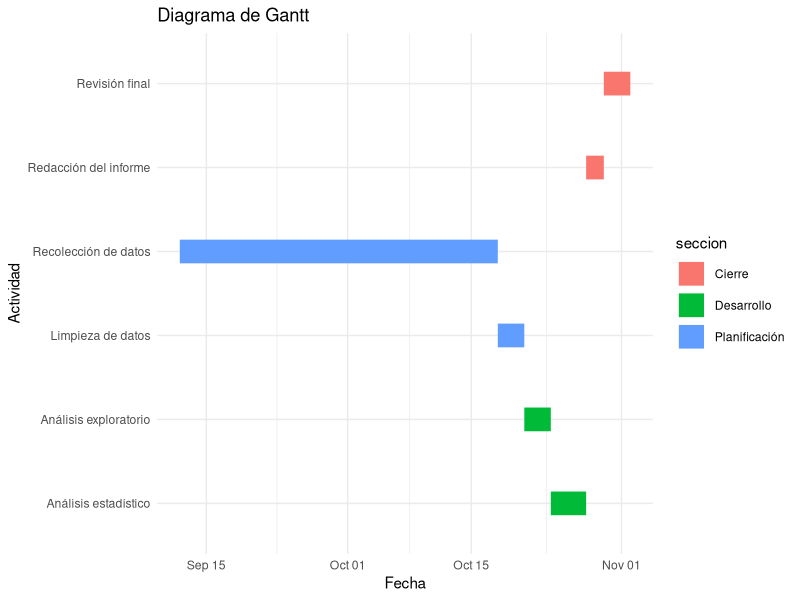
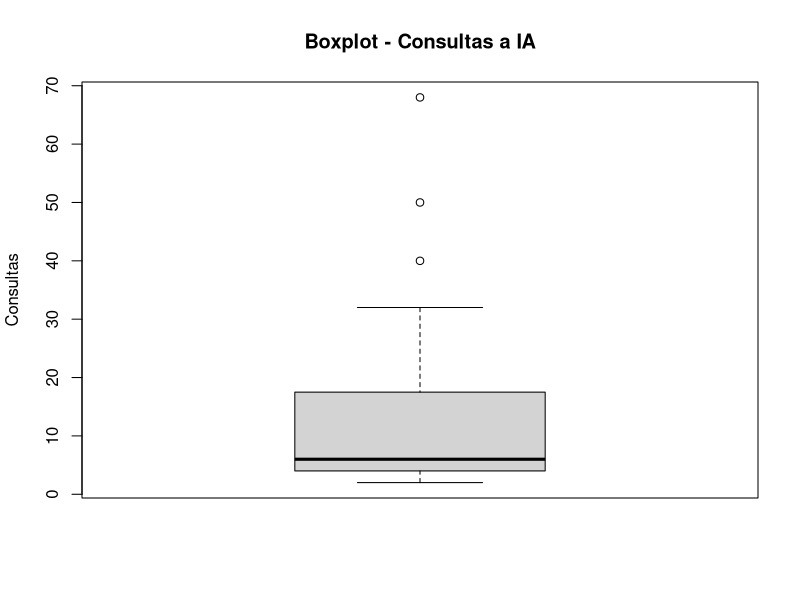
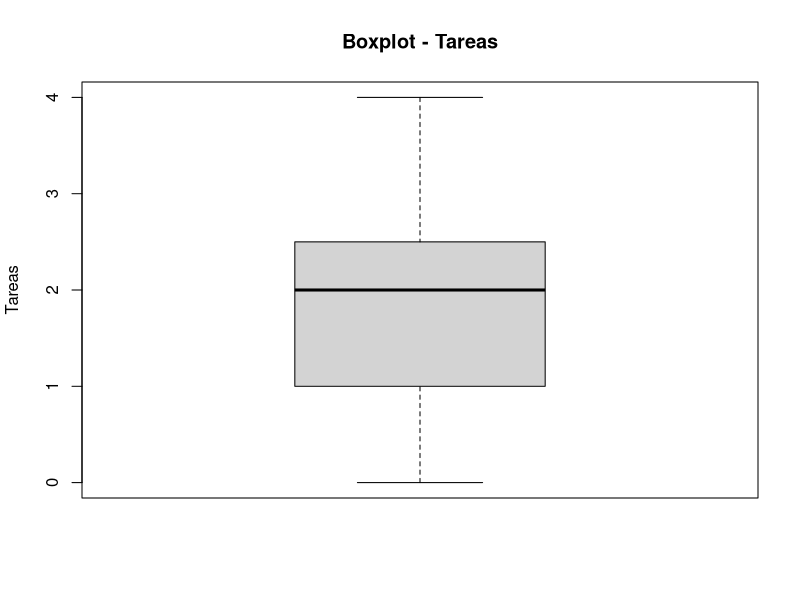
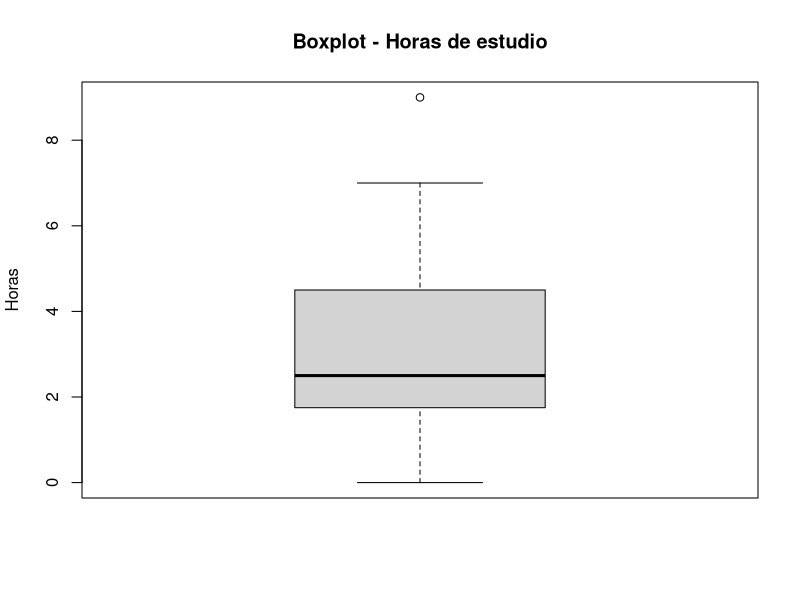
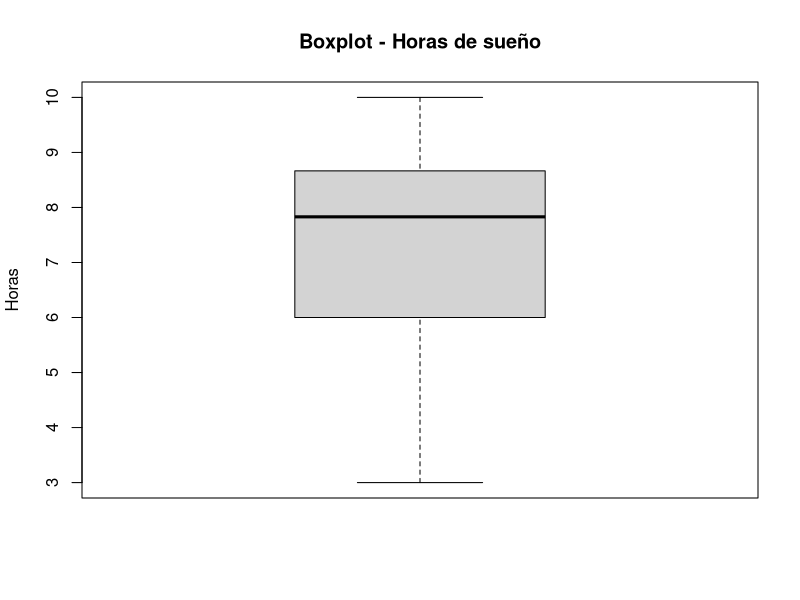
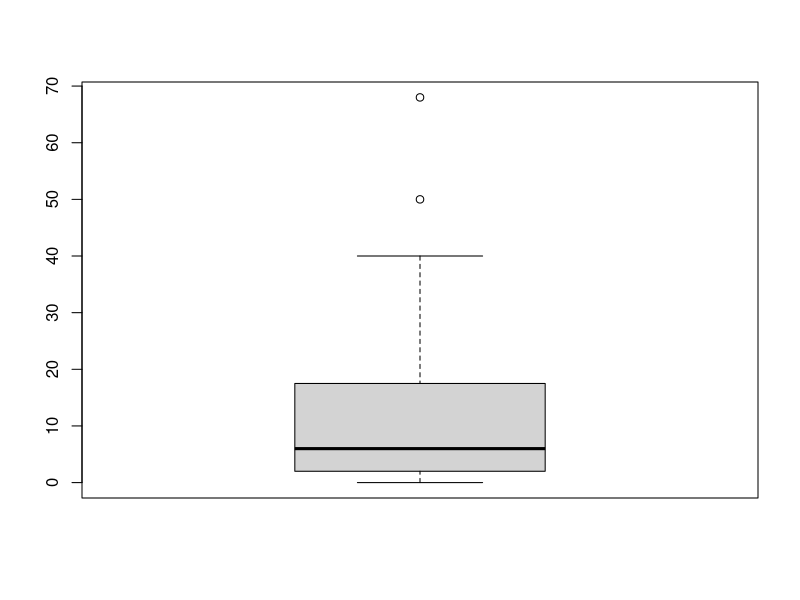
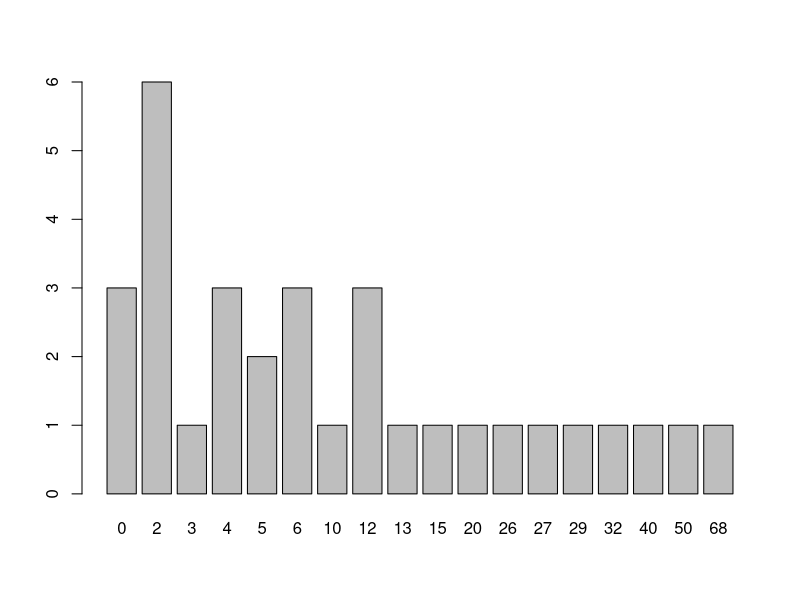
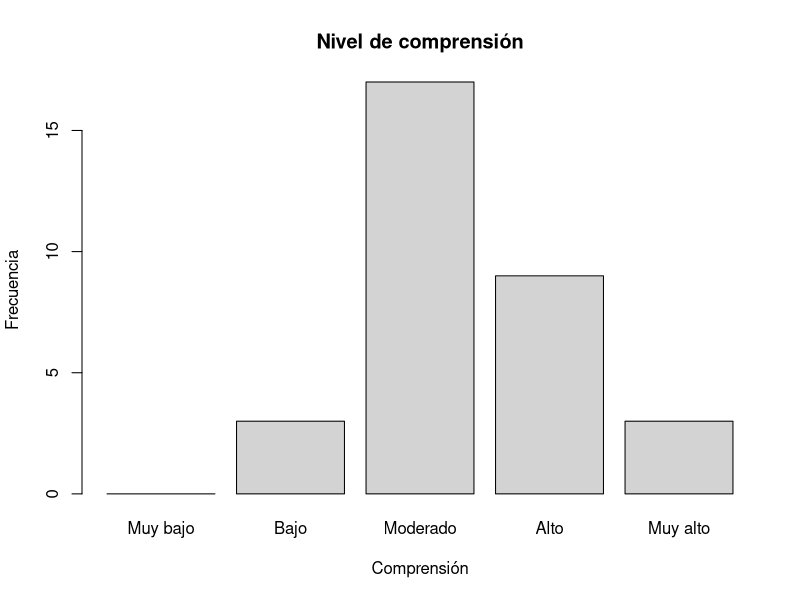

These charts were generated, in order, by the following R code:
## ---- chunk 1
library(ggplot2)

tareas <- data.frame(
  tarea = c(
    "Recolección de datos",
    "Limpieza de datos",
    "Análisis exploratorio",
    "Análisis estadístico",
    "Redacción del informe",
    "Revisión final"
  ),
  inicio = as.Date(c(
    "2026-09-12", "2026-10-18", "2026-10-21", "2026-10-24", "2026-10-28", "2026-10-30"  # TODO: completar fechas "YYYY-MM-DD"
  )),
  fin = as.Date(c(
    "2026-10-18", "2026-10-21", "2026-10-24", "2026-10-28", "2026-10-30", "2026-11-02"  # TODO: completar fechas "YYYY-MM-DD"
  )),
  seccion = c(
    "Planificación",
    "Planificación",
    "Desarrollo",
    "Desarrollo",
    "Cierre",
    "Cierre"
  )
)

ggplot(tareas,
       aes(x = inicio,
           xend = fin,
           y = tarea,
           yend = tarea,
           color = seccion)) +
  geom_segment(linewidth = 8) +
  labs(title = "Diagrama de Gantt",
       x = "Fecha",
       y = "Actividad") +
  theme_minimal()
## ---- chunk 2
library(readr)
library(dplyr)
library(tidyverse)
library(ggplot2)

DF <- read_csv("RespuestasDiario.csv")
## ---- chunk 3
names(DF)
DFL <- DF
## ---- chunk 4
DFL %>% rename(hora = `Marca temporal`
               , consultas = `¿Cuántas consultas a una IA realizaste hoy?`
               , uso = `¿Cuál fue el uso principal que le diste a la IA hoy?`
               , satisfaccion = `¿Qué nivel de satisfacción tienes con tu avance académico de hoy?`
               , tareas = `¿En cuántas tareas de hoy el uso de la IA te ahorró tiempo?`
               , curso = `¿Cuál es el código del curso sobre el que hiciste la mayoría de tus consultas a la IA hoy?`
               , estudio = `¿Cuántas horas efectivas de estudio acumulaste el día de hoy?`
               , sueno = `¿Cuántas horas dormiste la noche pasada?`
               , comprension = `¿Qué nivel de comprensión tuviste de las actividades académicas que realizaste hoy?`
               , email = `Dirección de correo electrónico`) -> DFL
## ---- chunk 5
DFL <- DFL[, c("hora", "consultas", "uso", "satisfaccion", "tareas", "curso", "estudio", "sueno", "comprension", "email")]
names(DFL)
## ---- chunk 6
DFAuxiliar <- read_csv("CorreosGrupo.csv")
## ---- chunk 7
DFL <- inner_join(DFL, DFAuxiliar, by = "email")
## ---- chunk 8
head(DFL[c("hora", "email", "Grupo")])
## ---- chunk 9
dim(DFL)
head(DFL)
sapply(DFL, class)
## ---- chunk 10
colSums(is.na(DFL))
## ---- chunk 11
round(colSums(is.na(DFL)) / nrow(DFL) * 100, 2)
## ---- chunk 12
sum(DFL$consultas == 0, na.rm = TRUE)
## ---- chunk 13
sum(DFL$tareas == 0, na.rm = TRUE)
## ---- chunk 14
sum(DFL$estudio == 0, na.rm = TRUE)
## ---- chunk 15
sum(DFL$sueno == 0, na.rm = TRUE)
## ---- chunk 16
length(unique(DFL$comprension))
unique(DFL$comprension)
## ---- chunk 17
length(unique(DFL$sueno))
unique(DFL$sueno)
## ---- chunk 18
length(unique(DFL$estudio))
unique(DFL$estudio)
## ---- chunk 19
length(unique(DFL$curso))
unique(DFL$curso)
## ---- chunk 20
length(unique(DFL$tareas))
unique(DFL$tareas)
## ---- chunk 21
length(unique(DFL$satisfaccion))
unique(DFL$satisfaccion)
## ---- chunk 22
length(unique(DFL$uso))
unique(DFL$uso)
## ---- chunk 23
length(unique(DFL$consultas))
unique(DFL$consultas)
## ---- chunk 24

#Se hace el filtrado por horas teniendo en cuenta que se guarda en el formato de 24 horas por lo que solo acotamos desde 21.5 osea 9:30 

DFL1<-DFL%>%filter(!(((hour(dmy_hms(hora)) + minute(dmy_hms(hora))/60) < 21.5))) %>% 

# en caso de superesswarnings es para evitar que arroje errores en consultas debido a que permite ingreso de datos vacios por lo que se trata de convertir a numero y de ahi vemos si es NA e inviertiendo mediante ! para quedarnos con los que si cumplan eso  
  
filter(!is.na(suppressWarnings(as.numeric(consultas))), 

# Repetimos el mismo tipo de filtrado con respecto a la variable tareas, sueno y estudio 

!is.na(suppressWarnings(as.numeric(tareas))),                                   
!is.na(suppressWarnings(as.numeric(estudio))),                           !is.na(suppressWarnings(as.numeric(sueno))))%>% 
  
#verificamos que las consultas y tareas sean numeros enteros 

filter(as.numeric(consultas)%%1==0, 
       as.numeric(tareas)%%1==0)

## ---- chunk 25
  DF2<-DFL1%>%mutate(
  uso_= chartr("áéíóúÁÉÍÓÚ", "aeiouAEIOU", tolower(uso)),
  usoC= str_detect(uso_,regex("\\b(ia|no|use|ningun[oa])\\b",ignore_case = TRUE)),
  cursoC = is.na(curso) | str_detect(curso, "^[ -]*$") | 
  str_detect(curso, "^[A-Za-z]{2}\\d{4}$"),
  filtro=!usoC&cursoC&(as.numeric(consultas)>0|as.numeric(tareas)>0),
  uso = if_else(filtro, uso,NA_character_),
  consultas=if_else(filtro,consultas,NA_integer_),   
  tareas= if_else(filtro,tareas,NA_integer_),
  curso = if_else(filtro,curso,NA_character_)

  ) %>% select(-filtro, -usoC,-cursoC,-uso_)  
## ---- chunk 26
# Número de consultas a IA
boxplot(DF2$consultas,
        main = "Boxplot - Consultas a IA",
        ylab = "Consultas")

boxplot.stats(DF2$consultas)$out
## ---- chunk 27
# Número de tareas donde la IA ahorró tiempo
boxplot(DF2$tareas,
        main = "Boxplot - Tareas",
        ylab = "Tareas")

boxplot.stats(DF2$tareas)$out
## ---- chunk 28
# Horas efectivas de estudio
boxplot(DF2$estudio,
        main = "Boxplot - Horas de estudio",
        ylab = "Horas")
        
boxplot.stats(DF2$estudio)$out
## ---- chunk 29
# Horas de sueño
boxplot(DF2$sueno,
        main = "Boxplot - Horas de sueño",
        ylab = "Horas")

boxplot.stats(DF2$sueno)$out
## ---- chunk 30
# Variabilidad de las consultas
range(DF2$consultas, na.rm = TRUE)
var(DF2$consultas, na.rm = TRUE)
sd(DF2$consultas, na.rm = TRUE)
IQR(DF2$consultas, na.rm = TRUE)
## ---- chunk 31
# Variabilidad de las tareas
range(DF2$tareas, na.rm = TRUE)
var(DF2$tareas, na.rm = TRUE)
sd(DF2$tareas, na.rm = TRUE)
IQR(DF2$tareas, na.rm = TRUE)
## ---- chunk 32
# Variabilidad de las horas de estudio
range(DF2$estudio, na.rm = TRUE)
var(DF2$estudio, na.rm = TRUE)
sd(DF2$estudio, na.rm = TRUE)
IQR(DF2$estudio, na.rm = TRUE)
## ---- chunk 33
# Variabilidad de las horas de sueño
range(DF2$sueno, na.rm = TRUE)
var(DF2$sueno, na.rm = TRUE)
sd(DF2$sueno, na.rm = TRUE)
IQR(DF2$sueno, na.rm = TRUE)
## ---- chunk 34
# Frecuencia del principal uso de IA
table(DF2$uso)
prop.table(table(DF2$uso)) * 100
## ---- chunk 35
# Frecuencia del nivel de satisfacción
table(DF2$satisfaccion)
prop.table(table(DF2$satisfaccion)) * 100
## ---- chunk 36
# Frecuencia del nivel de comprensión
table(DF2$comprension)
prop.table(table(DF2$comprension)) * 100
## ---- chunk 37
tabla_NA <- data.frame(
  Variable = names(DF2),
  Cantidad_NA = colSums(is.na(DF2)),
  Porcentaje_NA = round(colSums(is.na(DF2)) / nrow(DF2) * 100, 2),
  row.names = NULL
)
tabla_NA
## ---- chunk 38
table(rowSums(is.na(DF2)))
## ---- chunk 39
nrow(DF2)
nrow(na.omit(DF2))
round((1 - nrow(na.omit(DF2)) / nrow(DF2)) * 100, 2)
## ---- chunk 40
DF2[!complete.cases(DF2), c("hora", "email", "consultas", "uso", "tareas", "curso", "estudio", "sueno")]
## ---- chunk 41
# DF2 sale de DFL1 sin filtrar filas, así que ambas bases están alineadas
# podemos recuperar de DFL1 los valores que el Paso 3 convirtió a NA.
nrow(DFL1) == nrow(DF2)

diagnostico <- DF2 %>%
  mutate(
    # Valores originales, antes del Paso 3
    consultas_orig = as.numeric(DFL1$consultas),
    tareas_orig    = as.numeric(DFL1$tareas),
    uso_orig       = as.character(DFL1$uso),
    curso_orig     = as.character(DFL1$curso),

    # ¿El estudiante declaró alguna actividad con IA ese día?
    hubo_actividad = consultas_orig > 0 | tareas_orig > 0,

    # Motivo por el que el registro quedó incompleto
    motivo = case_when(
      !is.na(uso)     ~ "Completo",
      !hubo_actividad ~ "Sin uso de IA",
      TRUE            ~ "Curso fuera de formato"
    )
  )

table(diagnostico$motivo)
## ---- chunk 42
# Perfil de cada grupo según las consultas que realmente declararon
diagnostico %>%
  filter(motivo != "Completo") %>%
  group_by(motivo) %>%
  summarise(
    n = n(),
    consultas_min   = min(consultas_orig),
    consultas_max   = max(consultas_orig),
    consultas_media = round(mean(consultas_orig), 1)
  )
## ---- chunk 43
DF3 <- diagnostico %>%
  mutate(
    # Marca si de verdad usó IA, según el motivo y no según si había NA
    uso_ia = motivo != "Sin uso de IA",

    # Si no usó IA, el valor verdadero es 0 
    # Cuantitativas discretas: 
    consultas = if_else(motivo == "Sin uso de IA", 0, consultas_orig),
    tareas    = if_else(motivo == "Sin uso de IA", 0, tareas_orig),
    # Cualitativa nominal: asignamos una categoría propia
    uso       = if_else(motivo == "Sin uso de IA", "No usó IA", uso_orig),
    uso = factor(uso),

  # Si solo falló el curso, se conservan sus datos reales
  # y únicamente el curso queda marcado como inválido
    curso = case_when(
      motivo == "Sin uso de IA"          ~ "No aplica",
      motivo == "Curso fuera de formato" ~ "Sin código válido",
      TRUE                               ~ curso_orig
    ),

    # Cuantitativas continuas
    estudio = as.numeric(estudio),
    sueno   = as.numeric(sueno),

    # Ordinal, levels imponen el orden
    comprension = factor(comprension,
                         levels = c("Muy bajo", "Bajo", "Moderado", "Alto", "Muy alto"),
                         ordered = TRUE),

    satisfaccion = factor(satisfaccion, levels = 1:5, ordered = TRUE),

    # Identificador: el promedio de un número de grupo no tendría interpretación
    Grupo = factor(Grupo)
  ) %>%
# Se borran las columnas que solo sirvieron para el diagnóstico
  select(-consultas_orig, -tareas_orig, -uso_orig, -curso_orig,
         -hubo_actividad, -motivo)
## ---- chunk 44
# Verificamos que no quede ningún NA ni se hayan perdido filas
sum(is.na(DF3))
nrow(DF3)
table(DF3$uso_ia)
## ---- chunk 45
# Cuántas observaciones sobreviven a cada etapa del proceso
trazabilidad <- data.frame(
  Etapa = c("Base cruda (DF)", "Subset y join (DFL)", "Normalización (DFL1)",
            "Criterios (DF2)", "Gestión de nulos (DF3)"),
  Observaciones = c(nrow(DF), nrow(DFL), nrow(DFL1), nrow(DF2), nrow(DF3))
)
# Qué porcentaje de la base original representa cada etapa
trazabilidad$Retencion <- round(trazabilidad$Observaciones / nrow(DF) * 100, 2)
trazabilidad
## ---- chunk 46
# Mismo diagnóstico del Paso 1, ahora sobre la base limpia.
radiografia <- data.frame(
  Variable = names(DF3),
  Tipo = sapply(DF3, function(x) class(x)[1]),
  NA_total = colSums(is.na(DF3)),
  Porcentaje_NA = round(colSums(is.na(DF3)) / nrow(DF3) * 100, 2),
  Unicos = sapply(DF3, function(x) length(unique(x))),
  row.names = NULL
)
radiografia
## ---- chunk 47
# Conteo de ceros en cada numérica
sum(DF3$consultas == 0)
sum(DF3$tareas == 0)
sum(DF3$estudio == 0)
sum(DF3$sueno == 0)
## ---- chunk 48
# Verificamos que ninguna numérica se salga de los rangos del codebook.

data.frame(
  Variable = c("consultas", "tareas", "estudio", "sueno"),
  Restriccion = c("x >= 0", "x >= 0", "x >= 0", "0 <= x <= 24"),
  Minimo = c(min(DF3$consultas), min(DF3$tareas), min(DF3$estudio), min(DF3$sueno)),
  Maximo = c(max(DF3$consultas), max(DF3$tareas), max(DF3$estudio), max(DF3$sueno)),
  Cumple = c(all(DF3$consultas >= 0), all(DF3$tareas >= 0), all(DF3$estudio >= 0),
             all(DF3$sueno >= 0 & DF3$sueno <= 24))
)
## ---- chunk 49
# Filas idénticas en todas sus columnas
sum(duplicated(DF3))
# El diseño es longitudinal, cada estudiante debe tener un solo registro por día.
DF3 %>%
  mutate(fecha = substr(hora, 1, 10)) %>%
  count(email, fecha) %>%
  filter(n > 1)
## ---- chunk 50
# Observaciones limpias que aportó cada grupo
DF3 %>% count(Grupo)
## ---- chunk 51
# Filtro sobre nuestro grupo
GRUPO <- 6
DF3_grupo <- DF3 %>% filter(Grupo == GRUPO)

nrow(DF3_grupo)
DF3_grupo %>% count(email)
## ---- chunk 52
n_distinct(DF3$email)
## ---- chunk 53
boxplot(DF3$consultas)
## ---- chunk 54
quantile(DF3$consultas, 0.5, na.rm = T, type = 3, )
quantile(DF3$consultas, 0.75, na.rm = T, type = 3, )
## ---- chunk 55
barplot(table(DF3$consultas))
## ---- chunk 56
table(DF3$comprension)
round(prop.table(table(DF3$comprension)) * 100, 2)
round(cumsum(prop.table(table(DF3$comprension))) * 100, 2)
## ---- chunk 57
barplot(table(DF3$comprension),
        main = "Nivel de comprensión",
        xlab = "Comprensión",
        ylab = "Frecuencia",
        col = "lightgray")
## ---- chunk 58
boxplot(DF3$sueno)
## ---- chunk 59
hist(DF3$sueno,
     main = "Horas de sueño",
     xlab = "Horas",
     col = "lightgray",
     ylab = "Frecuencia")
## ---- chunk 60
summary(DF3$sueno)
round(sd(DF3$sueno),2)
IQR(DF3$sueno)
round(sd(DF3$sueno) / mean(DF3$sueno),2) #CV
## ---- chunk 61
boxplot(consultas ~ satisfaccion, data = DF3)
## ---- chunk 62
quantile(DF3$consultas[DF3$satisfaccion == 3], 0.3, na.rm = T, type = 3)
quantile(DF3$consultas[DF3$satisfaccion == 4], 0.3, na.rm = T, type = 3)
quantile(DF3$consultas[DF3$satisfaccion == 5], 0.3, na.rm = T, type = 3)
## ---- chunk 63
cor.test(DF3$consultas,DF3$estudio,method="spearman")
## ---- chunk 64
ggplot(DF3, aes(x = consultas, y = estudio)) +
  geom_point(color = "navy", size = 2.5) +
  labs(
    title = "Consultas vs Estudio",
    x = "consultas",
    y = "estudio"
  )
## ---- chunk 65
DFC <- DF3[DF3$uso_ia == TRUE, ]
DFC$curso <- toupper(DFC$curso)
DFC$uso <- as.character(DFC$uso)
DFC <- DFC[DFC$curso %in% c("CC1105", "CS2031", "CC2101", "CS2013"), ]
DFC <- DFC[DFC$uso %in% c("Resolver ejercicios", "Resumir", "Programar", "Redactar"), ]
nrow(DFC)
## ---- chunk 66
tabla <- table(DFC$curso, DFC$uso)
tabla
round(prop.table(tabla, 1) * 100, 2)
## ---- chunk 67
barplot(t(tabla),
        beside = TRUE,
        legend.text = TRUE,
        main = "Uso de la IA según el curso",
        xlab = "Curso",
        ylab = "Frecuencia")
## ---- chunk 68
mosaicplot(tabla,
           main = "Curso vs. uso de la IA",
           color = TRUE)
## ---- chunk 69
DF3 %>%
  filter(uso_ia) %>%
  mutate(
    uso_g = if_else(uso %in% c("Resolver ejercicios", "Resumir",
                                "Programar", "Redactar", "No usó IA"),
                     as.character(uso), "Otros"),
    ahorro = if_else(tareas == 0, "Sin tareas ahorradas", "Con tareas ahorradas")
  ) %>%
  count(uso_g, ahorro) %>%
  tidyr::pivot_wider(names_from = ahorro, values_from = n, values_fill = 0) %>%
  {
    tabla <- .[, c("uso_g", "Sin tareas ahorradas", "Con tareas ahorradas")]
    m <- t(as.matrix(tabla[, -1]))
    colnames(m) <- tabla$uso_g
    barplot(m,
            main = "Proporción de tareas ahorradas según el uso de IA",
            ylab = "Cantidad de registros",
            xlab = "Uso principal",
            col = c("steelblue", "gray80"),
            legend.text = c("Sin ahorro", "Con ahorro"))
  }
## ---- chunk 70
DF3 %>%
  filter(uso_ia) %>%
  mutate(uso_g = if_else(uso %in% c("Resolver ejercicios", "Resumir",
                                     "Programar", "Redactar", "No usó IA"),
                          as.character(uso), "Otros")) %>%
  group_by(uso_g) %>%
  summarise(
    registros   = n(),
    ta_ahorrada = round(mean(tareas > 0, na.rm = TRUE) * 100, 1)
  ) %>%
  rename(Uso = uso_g)
## ---- chunk 71
boxplot(sueno ~ comprension, data = DF3,
        xlab = "comprension",
        ylab = "sueno",
        col = c("skyblue"))
## ---- chunk 72
DF3%>%group_by(comprension)%>% summarise(n=n(),
    Q1= quantile(sueno, 0.25, na.rm = TRUE),
    Mediana = quantile(sueno, 0.5 ,na.rm = TRUE),
    Q3= quantile(sueno, 0.75, na.rm = TRUE),
    RIC     = IQR(sueno, na.rm = TRUE),
    Media = mean(sueno,na.rm=TRUE),
    CV = (sd(sueno,na.rm=TRUE)/mean(sueno,na.rm=TRUE))
                                         )
